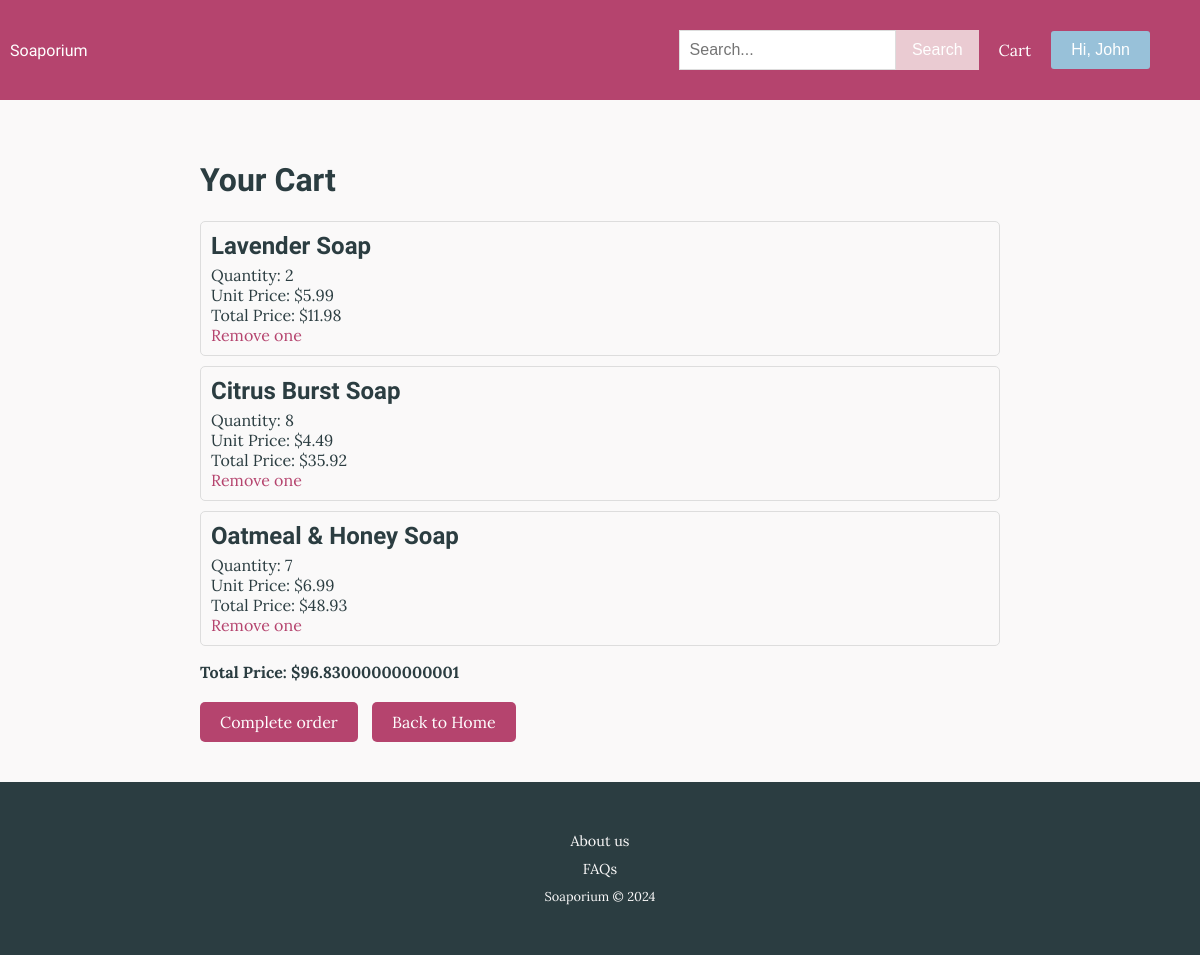
Page /view_current_cart (signed in) on the committed database.
### tables this page shows
CREATE TABLE User (userid INTEGER PRIMARY KEY AUTOINCREMENT, fname TEXT NOT NULL, lname TEXT NOT NULL, housenum INTEGER, street TEXT, suburb TEXT, town TEXT, region TEXT, country TEXT, postcode INTEGER, email TEXT NOT NULL, password TEXT NOT NULL);

CREATE TABLE Soap (soapid INTEGER PRIMARY KEY AUTOINCREMENT, name TEXT NOT NULL, description TEXT, brand TEXT, price REAL NOT NULL, type TEXT, picture TEXT, sale TEXT);

### routes.py (the view, shortened to what this page needs)
@app.route("/view_current_cart")
def view_current_cart():
    userid = session.get("userid")
    if not userid:
        flash("Please log in to view your cart")
        return redirect(url_for("login"))
    conn = sqlite3.connect("Soap.db")
    sql = "SELECT cartid FROM Cart WHERE userid = ? AND status = 'open'"
    cartid = conn.execute(sql, (userid,)).fetchone()
    if cartid:
        cartid = cartid[0]
    """ SQL query that gathers all the items from the cart,
    sums the total quantity of each item,
    and groups the items"""
    sql = """
        SELECT Soap.soapid AS soapid,
               Soap.name AS soap_name,
               Soap.price AS unit_price,
               CartItem.quantity AS soap_quantity,
               CartItem.soapid,
               SUM(CartItem.quantity) AS total_quantity
        FROM CartItem
        JOIN Soap ON Soap.soapid = CartItem.soapid
        WHERE CartItem.cartid = ?
        GROUP BY CartItem.soapid
        """
    cart_items = conn.execute(sql, (cartid,)).fetchall()
    total_price = sum(
        item[2] * item[3]
        for item in cart_items)
    conn.close()
    return render_template(
        "cart.html",
        cart_items=cart_items,
        total_price=total_price,
        cartid=cartid
    )

### routes.py (called while the page is built)
@app.context_processor
def inject_user_firstname():
    user_firstname = None
    userid = session.get("userid")
    if userid:
        conn = sqlite3.connect("Soap.db")
        sql = "SELECT fname FROM User WHERE userid = ?"
        user = conn.execute(sql, (userid,)).fetchone()
        if user:
            user_firstname = user[0]
        conn.close()
    return dict(user_firstname=user_firstname)

### templates/cart.html (shortened to what this page needs)
{% extends "layout.html" %}
{% block content %}
<div class="cart-container">
    <h1>Your Cart</h1>
    {% if cart_items and cart_items|length > 0 %}
    <ul>
        {% for item in cart_items %}
        <li class="cart-item">
            <h2>{{ item[1] }}</h2>
            <p>Quantity: {{ item[3] }}</p>
            <p>Unit Price: ${{ item[2] }}</p>
            <p>Total Price: ${{ "{:.2f}".format(item[2] * item[3]) }}</p>
            <a href="{{ url_for('decrease_quantity', cartid=cartid, soapid=item[0] )}}">Remove one</a>
        </li>
        {% endfor %}
    </ul>
    <p class="total-price">Total Price: ${{ total_price }}</p>
    {% else %}
    <p>Your cart is empty</p>
    {% endif %}
    <div class="cart-navigation">
        <a href="{{ url_for('complete_order', cartid=cartid) }}">Complete order</a>
        <a href="{{ url_for('home') }}">Back to Home</a>
    </div>
</div>
{% endblock %}

### templates/layout.html (shortened to what this page needs)
<!DOCTYPE html>
<html lang="en">
<head>
    <link rel="stylesheet" href="{{ url_for('static', filename='styles.css') }}">
</head>
<body>
    <div class="top-bar">
        <a href="{{ url_for('home') }}" class="home-link">Soaporium</a>
        <nav class="navbar">
            <ul class="nav-links">
                <li class="search-bar">
                    <form action="{{ url_for('search') }}" method="get">
                        <div class="input-wrapper">
                            <input type="text" name="search_term" placeholder="Search...">
                            <button type="submit">Search</button>
                        </div>
                    </form>
                </li>
                {% if session.get("userid") %}
                <li><a href="{{ url_for('view_current_cart') }}">Cart</a></li>
                <li class="user-dropdown">
                    <button class="user-dropdown-btn">Hi, {{ user_firstname }}</button>
                </li>
                {% else %}
                <li><a href="{{ url_for('login') }}">Login</a></li>
                <li><a href="{{ url_for('signup') }}">Sign Up</a></li>
                {% endif %}
            </ul>
        </nav>
    </div>
    <div class="content">
        {% block content %}{% endblock %}
    </div>
    <div class="footer">
        <div class="footer links">
            <p><a href="about.html">About us</a></p>
            <p><a href="faqs.html">FAQs</a></p>
            <p>Soaporium &COPY; 2024</p>
        </div>
    </div>
</body>
</html>

### static/styles.css (style rules this page uses)
body { font-family: 'Lora', serif; margin: 0; padding: 0; background-color: #faf9f9; color: #2b3d41; display: flex; flex-direction: column; min-height: 100vh; }
h1, h2, h3, h4, h5, h6, .home-link { font-family: 'Rock Salt', cursive; }
ul, li { list-style-type: none; margin: 0; padding: 0; }
.top-bar { height: 5em; background-color: #b5446e; color: #fff; padding: 10px; display: flex; justify-content: space-between; align-items: center; }
.home-link, .nav-links li a { color: #fff; text-decoration: none; }
.navbar { background-color: #b5446e; color: #fff; display: flex; justify-content: space-between; align-items: center; padding: 0 20px; }
.nav-links { display: flex; align-items: center; flex-wrap: wrap; }
.nav-links li { margin-right: 20px; }
.search-bar { flex-grow: 1; max-width: 300px; }
.search-bar input[type="text"], .search-form input[type="text"] { padding: 10px; font-size: 16px; border: 1px solid #ddd; width: 100%; box-sizing: border-box; }
.input-wrapper { display: flex; align-items: center; width: 100%; }
.input-wrapper input { flex-grow: 1; padding-right: 40px; }
.input-wrapper button { width: auto; padding: 10px 15px; background-color: #eacbd2; color: #fff; border: 1px solid #eacbd2; cursor: pointer; font-size: 16px; flex-shrink: 0; }
.content { padding: 20px; }
.footer { background-color: #2b3d41; padding: 20px; color: #faf9f9; margin-top: auto; flex-shrink: 0; text-align: center; }
.footer a { color: #faf9f9; text-decoration: none; margin: 0 10px; font-size: 0.9rem; }
.footer p { margin: 10px 0; font-size: 0.8rem; }
.add-to-cart, .user-dropdown-btn { display: inline-block; padding: 10px 20px; font-size: 16px; background-color: #98c1d9; color: #fff; border: none; border-radius: 3px; cursor: pointer; text-decoration: none; }
.cart-container { max-width: 800px; margin: 0 auto; padding: 20px; }
.cart-item { border: 1px solid #ddd; border-radius: 5px; padding: 10px; margin-bottom: 10px; background-color: #faf9f9; }
.cart-item h2 { margin: 0 0 5px; }
.cart-item p { margin: 0; }
.cart-item a { color: #b5446e; text-decoration: none; }
.total-price { font-weight: bold; }
.cart-navigation { margin-top: 20px; }
.cart-navigation a { display: inline-block; margin-right: 10px; padding: 10px 20px; background-color: #b5446e; color: #fff; text-decoration: none; border-radius: 5px; }
.user-dropdown { position: relative; }

### rows in the picture
User: fname "John"
Soap: name "Lavender Soap", item "2", price "5.99", item[2]*item[3] "11.98"
Soap: name "Citrus Burst Soap", item "8", price "4.49", item[2]*item[3] "35.92"
Soap: name "Oatmeal & Honey Soap", item "7", price "6.99", item[2]*item[3] "48.93"

### other values in the picture
{{ total_price }} "96.83000000000001"
